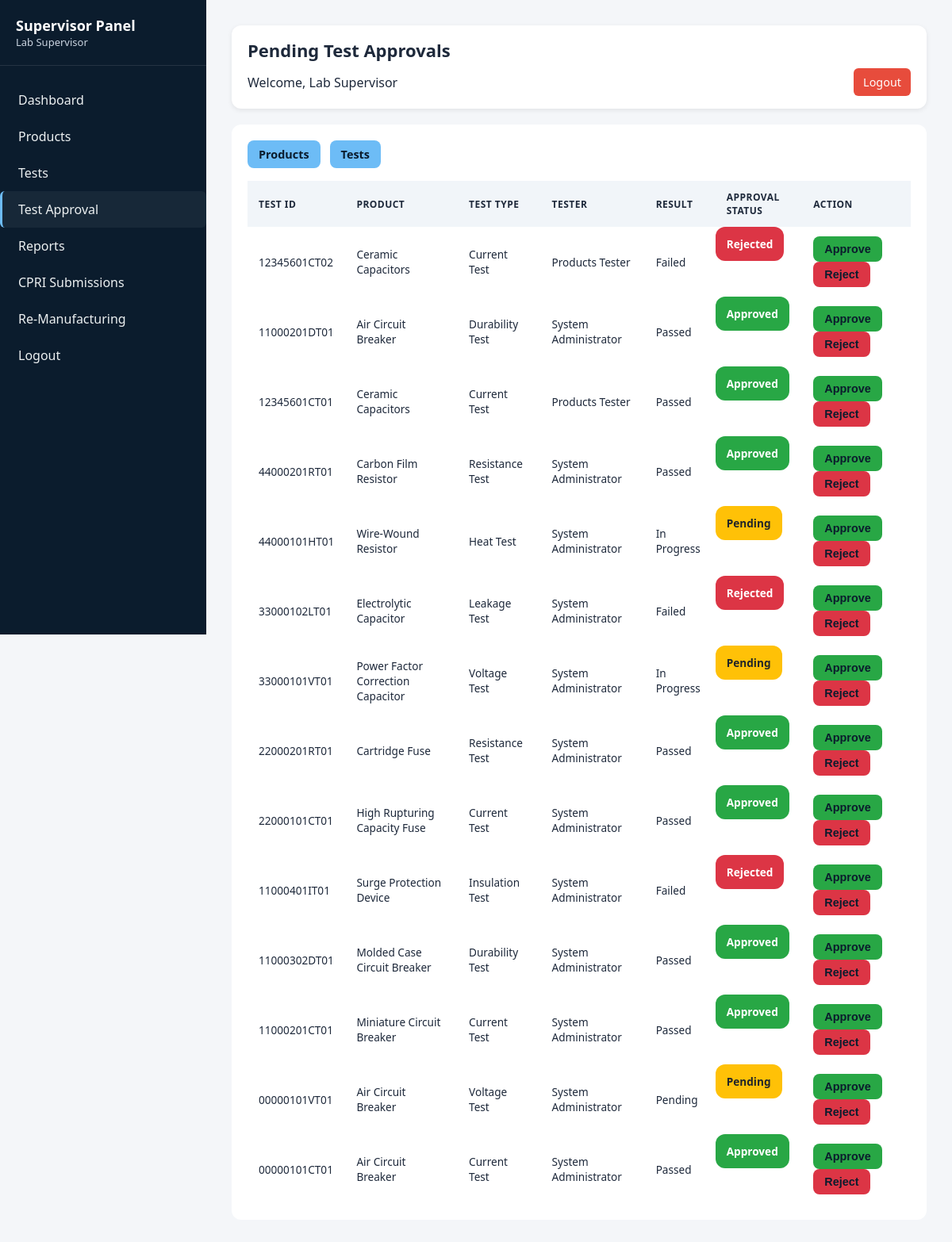
/backend/supervisor/modules/products/test_approval.php (signed in), run on the app's committed database.
### tables this page shows
CREATE TABLE `tests` (
  `test_id` varchar(12) NOT NULL,
  `product_id` varchar(10) NOT NULL,
  `test_type_id` int(11) NOT NULL,
  `product_code` varchar(6) NOT NULL,
  `revision_number` varchar(2) NOT NULL,
  `testing_code` varchar(2) NOT NULL,
  `roll_number` varchar(2) NOT NULL,
  `test_date` date NOT NULL,
  `test_time` time NOT NULL,
  `tester_id` int(11) NOT NULL,
  `test_status` enum('Pending','In Progress','Passed','Failed') DEFAULT 'Pending',
  `observed_results` text DEFAULT NULL,
  `test_criteria_met` tinyint(1) DEFAULT NULL,
  `test_remarks` text DEFAULT NULL,
  `failure_reason` text DEFAULT NULL,
  `retest_required` tinyint(1) DEFAULT 0,
  `retest_count` int(11) DEFAULT 0,
  `approved_by` int(11) DEFAULT NULL,
  `approval_date` timestamp NULL DEFAULT NULL,
  `created_at` timestamp NOT NULL DEFAULT current_timestamp(),
  `updated_at` timestamp NOT NULL DEFAULT current_timestamp() ON UPDATE current_timestamp()
);

CREATE TABLE `products` (
  `product_id` varchar(10) NOT NULL,
  `product_type_id` int(11) NOT NULL,
  `product_name` varchar(150) NOT NULL,
  `product_code` varchar(6) NOT NULL,
  `revision_number` varchar(2) NOT NULL,
  `manufacturing_number` varchar(2) NOT NULL,
  `batch_number` varchar(50) DEFAULT NULL,
  `manufacturing_date` date NOT NULL,
  `quantity` int(11) DEFAULT 1,
  `specifications` text DEFAULT NULL,
  `current_status` enum('In Testing','Passed','Failed','Re-Manufacturing','Sent to CPRI') DEFAULT 'In Testing',
  `cpri_submission_date` date DEFAULT NULL,
  `remarks` text DEFAULT NULL,
  `created_by` int(11) NOT NULL,
  `created_at` timestamp NOT NULL DEFAULT current_timestamp(),
  `updated_at` timestamp NOT NULL DEFAULT current_timestamp() ON UPDATE current_timestamp()
);

CREATE TABLE `test_types` (
  `test_type_id` int(11) NOT NULL,
  `test_type_code` varchar(6) NOT NULL,
  `test_type_name` varchar(100) NOT NULL,
  `test_description` text DEFAULT NULL,
  `test_criteria` text DEFAULT NULL,
  `test_parameters` text DEFAULT NULL,
  `department` varchar(50) DEFAULT NULL,
  `is_active` tinyint(1) DEFAULT 1,
  `created_at` timestamp NOT NULL DEFAULT current_timestamp()
);

CREATE TABLE `users` (
  `user_id` int(11) NOT NULL,
  `username` varchar(50) NOT NULL,
  `password` varchar(255) NOT NULL,
  `full_name` varchar(100) NOT NULL,
  `email` varchar(100) NOT NULL,
  `phone` varchar(15) DEFAULT NULL,
  `user_type` enum('Admin','Tester','Supervisor') NOT NULL,
  `is_active` tinyint(1) DEFAULT 1,
  `created_at` timestamp NOT NULL DEFAULT current_timestamp(),
  `last_login` timestamp NULL DEFAULT NULL
);

### backend/supervisor/modules/products/test_approval.php (the view, shortened to what this page needs)
<?php
require_once "../../../config/database.php";
$user_name = isset($_SESSION['full_name']) ? $_SESSION['full_name'] : 'Supervisor';
$query = "SELECT
    t.test_id,
    p.product_name,
    tt.test_type_name,
    t.test_status,
    t.approval_date,
    t.observed_results,
    u.full_name AS tester,
    CASE
        WHEN t.test_status = 'Passed' THEN 'Approved'
        WHEN t.test_status = 'Failed' THEN 'Rejected'
        ELSE 'Pending'
    END AS approval_status
FROM tests t
JOIN products p ON t.product_id = p.product_id
JOIN test_types tt ON t.test_type_id = tt.test_type_id
LEFT JOIN users u ON t.tester_id = u.user_id
ORDER BY t.created_at DESC";
$result = $conn->query($query);
$tests = $result ? $result->fetch_all(MYSQLI_ASSOC) : [];
?>
<!DOCTYPE html>
<html lang="en">
<head>
<link rel="stylesheet" href="../../public/style.css">
</head>
<body>
    <div class="dashboard-container">
        <aside class="sidebar">
            <div class="sidebar-header">
                <h2>Supervisor Panel</h2>
                <p><?php echo htmlspecialchars($user_name); ?></p>
            </div>
            <ul class="sidebar-menu">
                <li><a href="../../index.php">Dashboard</a></li>
                <li><a href="list.php">Products</a></li>
                <li><a href="tests.php">Tests</a></li>
                <li><a href="test_approval.php" class="active">Test Approval</a></li>
                <li><a href="../reports/index.php">Reports</a></li>
                <li><a href="../cpri/list.php">CPRI Submissions</a></li>
                <li><a href="../remanufacturing/list.php">Re-Manufacturing</a></li>
                <li><a href="../../../logout.php">Logout</a></li>
            </ul>
        </aside>
        <main class="main-content">
            <div class="top-bar">
                <h1>Pending Test Approvals</h1>
                <div class="user-info">Welcome, <?php echo htmlspecialchars($user_name); ?> <a href="../../../logout.php" class="logout-btn" style="margin-left:12px;text-decoration:none;padding:8px 12px;background:#e74c3c;color:#fff;border-radius:6px;">Logout</a></div>
            </div>
            <div class="content-section">
                <div style="margin-bottom:12px;"><a href="list.php" class="btn">Products</a> <a href="tests.php" class="btn">Tests</a></div>
                <div class="table-responsive">
                    <table>
                        <thead>
                            <tr>
                                <th>Test ID</th>
                                <th>Product</th>
                                <th>Test Type</th>
                                <th>Tester</th>
                                <th>Result</th>
                                <th>Approval Status</th>
                                <th>Action</th>
                            </tr>
                        </thead>
                        <tbody>
                            <?php foreach ($tests as $t): ?>
                                <tr id="row-<?php echo htmlspecialchars($t['test_id']); ?>">
                                    <td><?php echo htmlspecialchars($t['test_id']); ?></td>
                                    <td><?php echo htmlspecialchars($t['product_name']); ?></td>
                                    <td><?php echo htmlspecialchars($t['test_type_name']); ?></td>
                                    <td><?php echo htmlspecialchars($t['tester']); ?></td>
                                    <td><?php echo htmlspecialchars($t['test_status']); ?></td>
                                    <td class="status <?php echo strtolower($t['approval_status'])=='pending'?'status-pending':''; echo strtolower($t['approval_status'])=='approved'?' status-approved':''; echo strtolower($t['approval_status'])=='rejected'?' status-rejected':''; ?>"><?php echo htmlspecialchars($t['approval_status']); ?><?php echo $t['approval_date'] ? ' ('.htmlspecialchars($t['approval_date']).')' : ''; ?></td>
                                    <td>
                                        <button class="btn btn-success" onclick="updateTest('<?php echo addslashes($t['test_id']); ?>','Approved')">Approve</button>
                                        <button class="btn btn-danger" onclick="updateTest('<?php echo addslashes($t['test_id']); ?>','Rejected')">Reject</button>
                                    </td>
                                </tr>
                            <?php endforeach; ?>
                        </tbody>
                    </table>
                </div>
            </div>
        </main>
    </div>
</body>
</html>

### backend/supervisor/public/style.css (style rules this page uses)
:root { --navy:#0b1c2d; --text:#1e293b; --accent:#6dbcf6; --glass:#ffffff; --success:#d4edda; --success-text:#155724; --error:#f8d7da; --error-text:#721c24; --info:#d1ecf1; --info-text:#0c5460; --warning:#fff3cd; --warning-text:#856404; --purple:#f0e6ff; --purple-text:#4b2c6f; }
* { margin:0; padding:0; box-sizing:border-box; }
body { font-family:"Segoe UI",sans-serif; background:#f4f6f9; color:var(--text); overflow-x:hidden; }
.dashboard-container { display:flex; width:100%; min-height:100vh; }
.sidebar { width:260px; background:var(--navy); color:#fff; padding:20px 0; height:100vh; position:sticky; top:0; flex-shrink:0; }
.sidebar-header { padding:0 20px 20px; border-bottom:1px solid rgba(255,255,255,0.1); }
.sidebar-header h2 { font-size:18px; }
.sidebar-header p { font-size:13px;color:#cbd5e1; }
.sidebar-menu { list-style:none;padding:20px 0; }
.sidebar-menu a { display:block; padding:12px 20px; text-decoration:none; color:#fff; transition:.3s; }
.sidebar-menu a { display:block; padding:12px 20px; color:#ecf0f1; border-left:3px solid transparent; border-radius:6px; transition:0.3s; }
.sidebar-menu a:hover, .sidebar-menu a.active { background: rgba(255,255,255,0.05); border-left:3px solid var(--accent); }
.main-content { flex:1; padding:24px; width:100%; min-width:0; }
.top-bar { background:#fff; border-radius:12px; padding:16px 20px; margin-bottom:20px; display:flex; flex-wrap:wrap; width:100%; box-shadow:0 2px 6px rgba(0,0,0,.08); }
.top-bar h1 { width:100%; font-size:22px; margin-bottom:8px; }
.user-info { width:100%; display:flex; justify-content:space-between; align-items:center; }
.logout-btn { background:#e74c3c; color:#fff; padding:8px 14px; border-radius:6px; text-decoration:none; font-size:.85rem; }
.content-section { background:#fff; padding:20px; border-radius:12px; width:100%; }
.content-section > div { display:flex; gap:12px; width:100%; flex-wrap:wrap; }
.content-section .btn { background:var(--accent); color:var(--navy); padding:8px 14px; border-radius:8px; text-decoration:none; font-size:.9rem; }
.table-responsive { width:100%; overflow-x:auto; margin-top:16px; }
table { width:100%; min-width:720px; border-collapse:collapse; }
th,td { padding:12px; text-align:left; font-size:.9rem; }
th { background:#f1f5f9; text-transform:uppercase; font-size:.8rem; }
table select, table button { padding:6px; border-radius:6px; font-size:.85rem; }
table button { background:var(--navy); color:#fff; border:none; }
@media (min-width:1200px) { .main-content { padding:32px; } }
table th, table td { vertical-align: middle; }
.logout-btn { background: #e74c3c; color: white; padding: 8px 14px; border-radius: 6px; text-decoration: none; font-size: 0.9rem; transition: all 0.3s ease; }
.sidebar { width:260px; background:var(--navy); color:#fff; height:100vh; top:0; flex-shrink:0; display:flex; flex-direction:column; }
.sidebar-header { padding:0 20px 20px; border-bottom:1px solid rgba(255,255,255,0.1); flex-shrink:0; }
.sidebar-menu { list-style:none; padding:20px 0; flex:1; overflow-y:auto; overflow-x:hidden; scrollbar-width: thin; scrollbar-color: var(--accent) rgba(255,255,255,0.1); }
.sidebar-menu a { display:block; padding:12px 20px; text-decoration:none; color:#ecf0f1; border-left:3px solid transparent; border-radius:6px; transition:0.3s; }
.content-section table { width:100%; border-collapse:collapse; min-width:720px; }
.content-section th, .content-section td { padding:12px 14px; font-size:0.85rem; text-align:left; vertical-align:middle; }
.content-section th { background:#f1f5f9; font-size:0.75rem; text-transform:uppercase; letter-spacing:0.04em; }
.content-section { overflow-x:auto; }
.btn { display:inline-block; text-decoration:none; border-radius:8px; font-size:0.8rem; padding:6px 14px; font-weight:600; }

### backend/supervisor/modules/products/test_approval.php (style rules this page uses)
.status { padding: 6px 12px; border-radius: 12px; font-weight: 600; display: inline-block; text-align: center; min-width: 80px; }
.status-approved { background-color: #28a745!important; color: #fff; }
.status-rejected { background-color: #dc3545!important; color: #fff; }
.status-pending { background-color: #ffc107!important; color: #212529; }
.btn-success { background-color: #28a745!important; color: #fff; border: none; border-radius: 8px; padding: 6px 12px; cursor: pointer; transition: all 0.3s; }
.btn-danger { background-color: #dc3545!important; color: #fff; border: none; border-radius: 8px; padding: 6px 12px; cursor: pointer; transition: all 0.3s; }

### data on the page
tests: test_id "12345601CT02", product.product_name "Ceramic Capacitors", test_type.test_type_name "Current Test", tester.full_name "Products Tester", test_status "Failed", approval_status "Rejected"
tests: test_id "11000201DT01", product.product_name "Air Circuit Breaker", test_type.test_type_name "Durability Test", tester.full_name "System Administrator", test_status "Passed", approval_status "Approved"
tests: test_id "12345601CT01", product.product_name "Ceramic Capacitors", test_type.test_type_name "Current Test", tester.full_name "Products Tester", test_status "Passed", approval_status "Approved"
tests: test_id "44000201RT01", product.product_name "Carbon Film Resistor", test_type.test_type_name "Resistance Test", tester.full_name "System Administrator", test_status "Passed", approval_status "Approved"
tests: test_id "44000101HT01", product.product_name "Wire-Wound Resistor", test_type.test_type_name "Heat Test", tester.full_name "System Administrator", test_status "In Progress", approval_status "Pending"
tests: test_id "33000102LT01", product.product_name "Electrolytic Capacitor", test_type.test_type_name "Leakage Test", tester.full_name "System Administrator", test_status "Failed", approval_status "Rejected"
tests: test_id "33000101VT01", product.product_name "Power Factor Correction Capacitor", test_type.test_type_name "Voltage Test", tester.full_name "System Administrator", test_status "In Progress", approval_status "Pending"
tests: test_id "22000201RT01", product.product_name "Cartridge Fuse", test_type.test_type_name "Resistance Test", tester.full_name "System Administrator", test_status "Passed", approval_status "Approved"
tests: test_id "22000101CT01", product.product_name "High Rupturing Capacity Fuse", test_type.test_type_name "Current Test", tester.full_name "System Administrator", test_status "Passed", approval_status "Approved"
tests: test_id "11000401IT01", product.product_name "Surge Protection Device", test_type.test_type_name "Insulation Test", tester.full_name "System Administrator", test_status "Failed", approval_status "Rejected"
tests: test_id "11000302DT01", product.product_name "Molded Case Circuit Breaker", test_type.test_type_name "Durability Test", tester.full_name "System Administrator", test_status "Passed", approval_status "Approved"
tests: test_id "11000201CT01", product.product_name "Miniature Circuit Breaker", test_type.test_type_name "Current Test", tester.full_name "System Administrator", test_status "Passed", approval_status "Approved"
tests: test_id "00000101VT01", product.product_name "Air Circuit Breaker", test_type.test_type_name "Voltage Test", tester.full_name "System Administrator", test_status "Pending", approval_status "Pending"
tests: test_id "00000101CT01", product.product_name "Air Circuit Breaker", test_type.test_type_name "Current Test", tester.full_name "System Administrator", test_status "Passed", approval_status "Approved"

### other printed values
$user_name "Lab Supervisor"
